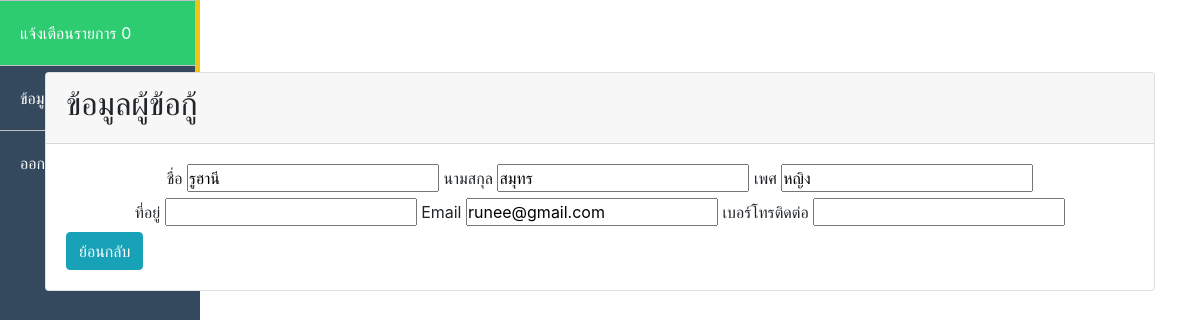
Page /admin/checkdata.php?acid=777777 on the committed database.
### tables this page shows
CREATE TABLE `account_bank` (
  `acc_id` int(16) NOT NULL,
  `acc_name` varchar(50) DEFAULT NULL,
  `c_id` int(4) DEFAULT NULL,
  `branch_name` varchar(50) DEFAULT NULL,
  `pin_suc` int(6) DEFAULT NULL
);

CREATE TABLE `customer` (
  `c_id` int(4) NOT NULL,
  `c_name` varchar(50) NOT NULL,
  `c_lastname` varchar(50) NOT NULL,
  `c_email` varchar(50) NOT NULL,
  `c_sex` varchar(5) NOT NULL,
  `uid` int(11) NOT NULL,
  `c_password` varchar(30) NOT NULL,
  `c_address` varchar(255) DEFAULT NULL,
  `phone_number` varchar(10) DEFAULT NULL
);

### admin/checkdata.php (the view, shortened to what this page needs)
<?php
    require 'header2.php';
    require'../config/db.php';
     $id = $_GET['acid'];
     $sql = "SELECT *
            FROM account_bank
            INNER JOIN customer
            ON account_bank.c_id=customer.c_id
            and account_bank.acc_id = :id";
    $stm = $connection->prepare($sql);
    $stm->execute([':id'=>$id]);
    $show = $stm->fetchAll(PDO::FETCH_ASSOC);
?>
<div>
    <div class="container mt-5">
        <div class="card">
            <div class="card-header">
                <h2>ข้อมูลผู้ข้อกู้</h2>
            </div>
            <div class="card-body">
                <center>
                <label for="">ชื่อ</label>
                <input type="text" value="<?php echo $show[0]['c_name'];?>" readonly>
                <label for="">นามสกุล</label>
                <input type="text" value="<?php echo $show[0]['c_lastname'];?>" readonly>
                <label for="">เพศ</label>
                <input type="text" value="<?php echo $show[0]['c_sex'];?>" readonly><br>
                <label for="">ที่อยู่</label>
                <input type="text" value="<?php echo $show[0]['c_address'];?>" readonly>
                <label for="">Email</label>
                <input type="text"  value="<?php echo $show[0]['c_email'];?>" readonly>
                <label for="">เบอร์โทรติดต่อ</label>
                <input type="text"  value="<?php echo $show[0]['phone_number'];?>" readonly>
                </center>
                <a href="showreques.php" class = "btn btn-info">ย้อนกลับ</a>
            </div>
        </div>
    </div>
</div>

### css/sidebar.css (style rules this page uses)
* { margin: 0; padding: 0; }

### rows in the picture
account_bank: c.c_name "รูฮานี", c.c_lastname "สมุทร", c.c_sex "หญิง", c.c_email "runee@gmail.com"

### other values in the picture
$count "0"
